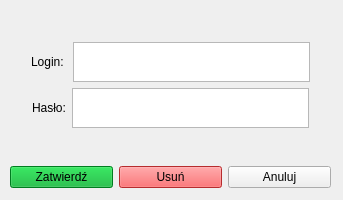
<?xml version="1.0" encoding="UTF-8"?>
<ui version="4.0">
 <class>userEditForm</class>
 <widget class="QWidget" name="userEditForm">
  <property name="geometry">
   <rect>
    <x>0</x>
    <y>0</y>
    <width>343</width>
    <height>200</height>
   </rect>
  </property>
  <property name="windowTitle">
   <string>Form</string>
  </property>
  <property name="styleSheet">
   <string notr="true">#verticalLayout, .verticalLayout, QVBoxLayout{
border:2px solid black;
border-radius:5px;
padding:10px;
}

QToolTip {
    border: 1px solid #76797C;
    background-color: #5A7566;
    color: white;
    padding: 0px;                /*remove padding, for fix combobox tooltip.*/
    opacity: 200;
}

QWidget {
    color: #eff0f1;
    background-color: #31363b;
    selection-background-color: #3daee9;
    selection-color: #eff0f1;
    background-clip: border;
    border-image: none;
    border: 0px transparent black;
    outline: 0;
}

QWidget:item:hover {
    background-color: #18465d;
    color: #eff0f1;
}

QWidget:item:selected {
    background-color: #18465d;
}

QCheckBox {
    spacing: 5px;
    outline: none;
    color: #eff0f1;
    margin-bottom: 2px;
}

QCheckBox:disabled {
    color: #76797C;
}

QCheckBox::indicator,
QGroupBox::indicator {
    width: 18px;
    height: 18px;
}

QGroupBox::indicator {
    margin-left: 2px;
}

QCheckBox::indicator:unchecked,
QGroupBox::indicator:unchecked {
    image: url(:/qss_icons/rc/checkbox_unchecked.png);
}

QCheckBox::indicator:unchecked:hover,
QCheckBox::indicator:unchecked:focus,
QCheckBox::indicator:unchecked:pressed,
QGroupBox::indicator:unchecked:hover,
QGroupBox::indicator:unchecked:focus,
QGroupBox::indicator:unchecked:pressed {
    border: none;
    image: url(:/qss_icons/rc/checkbox_unchecked_focus.png);
}

QCheckBox::indicator:checked,
QGroupBox::indicator:checked {
    image: url(:/qss_icons/rc/checkbox_checked.png);
}

QCheckBox::indicator:checked:hover,
QCheckBox::indicator:checked:focus,
QCheckBox::indicator:checked:pressed,
QGroupBox::indicator:checked:hover,
QGroupBox::indicator:checked:focus,
QGroupBox::indicator:checked:pressed {
    border: none;
    image: url(:/qss_icons/rc/checkbox_checked_focus.png);
}

QCheckBox::indicator:indeterminate {
    image: url(:/qss_icons/rc/checkbox_indeterminate.png);
}

QCheckBox::indicator:indeterminate:focus,
QCheckBox::indicator:indeterminate:hover,
QCheckBox::indicator:indeterminate:pressed {
    image: url(:/qss_icons/rc/checkbox_indeterminate_focus.png);
}

QCheckBox::indicator:checked:disabled,
QGroupBox::indicator:checked:disabled {
    image: url(:/qss_icons/rc/checkbox_checked_disabled.png);
}

QCheckBox::indicator:unchecked:disabled,
QGroupBox::indicator:unchecked:disabled {
    image: url(:/qss_icons/rc/checkbox_unchecked_disabled.png);
}

QRadioButton {
    spacing: 5px;
    outline: none;
    color: #eff0f1;
    margin-bottom: 2px;
}

QRadioButton:disabled {
    color: #76797C;
}

QRadioButton::indicator {
    width: 21px;
    height: 21px;
}

QRadioButton::indicator:unchecked {
    image: url(:/qss_icons/rc/radio_unchecked.png);
}

QRadioButton::indicator:unchecked:hover,
QRadioButton::indicator:unchecked:focus,
QRadioButton::indicator:unchecked:pressed {
    border: none;
    outline: none;
    image: url(:/qss_icons/rc/radio_unchecked_focus.png);
}

QRadioButton::indicator:checked {
    border: none;
    outline: none;
    image: url(:/qss_icons/rc/radio_checked.png);
}

QRadioButton::indicator:checked:hover,
QRadioButton::indicator:checked:focus,
QRadioButton::indicator:checked:pressed {
    border: none;
    outline: none;
    image: url(:/qss_icons/rc/radio_checked_focus.png);
}

QRadioButton::indicator:checked:disabled {
    outline: none;
    image: url(:/qss_icons/rc/radio_checked_disabled.png);
}

QRadioButton::indicator:unchecked:disabled {
    image: url(:/qss_icons/rc/radio_unchecked_disabled.png);
}

QMenuBar {
    background-color: #31363b;
    color: #eff0f1;
}

QMenuBar::item {
    background: transparent;
}

QMenuBar::item:selected {
    background: transparent;
    border: 1px solid #76797C;
}

QMenuBar::item:pressed {
    border: 1px solid #76797C;
    background-color: #3daee9;
    color: #eff0f1;
    margin-bottom: -1px;
    padding-bottom: 1px;
}

QMenu {
    border: 1px solid #76797C;
    color: #eff0f1;
    margin: 2px;
}

QMenu::icon {
    margin: 5px;
}

QMenu::item {
    padding: 5px 30px 5px 30px;
    border: 1px solid transparent;
    /* reserve space for selection border */
}

QMenu::item:selected {
    color: #eff0f1;
}

QMenu::separator {
    height: 2px;
    background: lightblue;
    margin-left: 10px;
    margin-right: 5px;
}

QMenu::indicator {
    width: 18px;
    height: 18px;
}


/* non-exclusive indicator = check box style indicator
   (see QActionGroup::setExclusive) */

QMenu::indicator:non-exclusive:unchecked {
    image: url(:/qss_icons/rc/checkbox_unchecked.png);
}

QMenu::indicator:non-exclusive:unchecked:selected {
    image: url(:/qss_icons/rc/checkbox_unchecked_disabled.png);
}

QMenu::indicator:non-exclusive:checked {
    image: url(:/qss_icons/rc/checkbox_checked.png);
}

QMenu::indicator:non-exclusive:checked:selected {
    image: url(:/qss_icons/rc/checkbox_checked_disabled.png);
}


/* exclusive indicator = radio button style indicator (see QActionGroup::setExclusive) */

QMenu::indicator:exclusive:unchecked {
    image: url(:/qss_icons/rc/radio_unchecked.png);
}

QMenu::indicator:exclusive:unchecked:selected {
    image: url(:/qss_icons/rc/radio_unchecked_disabled.png);
}

QMenu::indicator:exclusive:checked {
    image: url(:/qss_icons/rc/radio_checked.png);
}

QMenu::indicator:exclusive:checked:selected {
    image: url(:/qss_icons/rc/radio_checked_disabled.png);
}

QMenu::right-arrow {
    margin: 5px;
    image: url(:/qss_icons/rc/right_arrow.png)
}

QWidget:disabled {
    color: #454545;
    background-color: #31363b;
}

QAbstractItemView {
    alternate-background-color: #31363b;
    color: #eff0f1;
    border: 1px solid #3A3939;
    border-radius: 2px;
}

QWidget:focus,
QMenuBar:focus {
    border: 1px solid #3daee9;
}

QTabWidget:focus,
QCheckBox:focus,
QRadioButton:focus,
QSlider:focus {
    border: none;
}

QLineEdit {
    background-color: #232629;
    padding: 5px;
    border-style: solid;
    border: 1px solid #76797C;
    border-radius: 2px;
    color: #eff0f1;
}

QAbstractItemView QLineEdit {
    padding: 0;
}

QGroupBox {
    border: 1px solid #76797C;
    border-radius: 2px;
    margin-top: 20px;
}

QGroupBox::title {
    subcontrol-origin: margin;
    subcontrol-position: top center;
    padding-left: 10px;
    padding-right: 10px;
    padding-top: 10px;
}

QAbstractScrollArea {
    border-radius: 2px;
    border: 1px solid #76797C;
    background-color: transparent;
}

QScrollBar:horizontal {
    height: 15px;
    margin: 3px 15px 3px 15px;
    border: 1px transparent #2A2929;
    border-radius: 4px;
    background-color: #2A2929;
}

QScrollBar::handle:horizontal {
    background-color: #605F5F;
    min-width: 5px;
    border-radius: 4px;
}

QScrollBar::add-line:horizontal {
    margin: 0px 3px 0px 3px;
    border-image: url(:/qss_icons/rc/right_arrow_disabled.png);
    width: 10px;
    height: 10px;
    subcontrol-position: right;
    subcontrol-origin: margin;
}

QScrollBar::sub-line:horizontal {
    margin: 0px 3px 0px 3px;
    border-image: url(:/qss_icons/rc/left_arrow_disabled.png);
    height: 10px;
    width: 10px;
    subcontrol-position: left;
    subcontrol-origin: margin;
}

QScrollBar::add-line:horizontal:hover,
QScrollBar::add-line:horizontal:on {
    border-image: url(:/qss_icons/rc/right_arrow.png);
    height: 10px;
    width: 10px;
    subcontrol-position: right;
    subcontrol-origin: margin;
}

QScrollBar::sub-line:horizontal:hover,
QScrollBar::sub-line:horizontal:on {
    border-image: url(:/qss_icons/rc/left_arrow.png);
    height: 10px;
    width: 10px;
    subcontrol-position: left;
    subcontrol-origin: margin;
}

QScrollBar::up-arrow:horizontal,
QScrollBar::down-arrow:horizontal {
    background: none;
}

QScrollBar::add-page:horizontal,
QScrollBar::sub-page:horizontal {
    background: none;
}

QScrollBar:vertical {
    background-color: #2A2929;
    width: 15px;
    margin: 15px 3px 15px 3px;
    border: 1px transparent #2A2929;
    border-radius: 4px;
}

QScrollBar::handle:vertical {
    background-color: #605F5F;
    min-height: 5px;
    border-radius: 4px;
}

QScrollBar::sub-line:vertical {
    margin: 3px 0px 3px 0px;
    border-image: url(:/qss_icons/rc/up_arrow_disabled.png);
    height: 10px;
    width: 10px;
    subcontrol-position: top;
    subcontrol-origin: margin;
}

QScrollBar::add-line:vertical {
    margin: 3px 0px 3px 0px;
    border-image: url(:/qss_icons/rc/down_arrow_disabled.png);
    height: 10px;
    width: 10px;
    subcontrol-position: bottom;
    subcontrol-origin: margin;
}

QScrollBar::sub-line:vertical:hover,
QScrollBar::sub-line:vertical:on {
    border-image: url(:/qss_icons/rc/up_arrow.png);
    height: 10px;
    width: 10px;
    subcontrol-position: top;
    subcontrol-origin: margin;
}

QScrollBar::add-line:vertical:hover,
QScrollBar::add-line:vertical:on {
    border-image: url(:/qss_icons/rc/down_arrow.png);
    height: 10px;
    width: 10px;
    subcontrol-position: bottom;
    subcontrol-origin: margin;
}

QScrollBar::up-arrow:vertical,
QScrollBar::down-arrow:vertical {
    background: none;
}

QScrollBar::add-page:vertical,
QScrollBar::sub-page:vertical {
    background: none;
}

QTextEdit {
    background-color: #232629;
    color: #eff0f1;
    border: 1px solid #76797C;
}

QPlainTextEdit {
    background-color: #232629;
    ;
    color: #eff0f1;
    border-radius: 2px;
    border: 1px solid #76797C;
}

QHeaderView::section {
    background-color: #76797C;
    color: #eff0f1;
    padding: 5px;
    border: 1px solid #76797C;
}

QSizeGrip {
    image: url(:/qss_icons/rc/sizegrip.png);
    width: 12px;
    height: 12px;
}

QMainWindow::separator {
    background-color: #31363b;
    color: white;
    padding-left: 4px;
    spacing: 2px;
    border: 1px dashed #76797C;
}

QMainWindow::separator:hover {
    background-color: #787876;
    color: white;
    padding-left: 4px;
    border: 1px solid #76797C;
    spacing: 2px;
}

QMenu::separator {
    height: 1px;
    background-color: #76797C;
    color: white;
    padding-left: 4px;
    margin-left: 10px;
    margin-right: 5px;
}

QFrame {
    border-radius: 2px;
    border: 1px solid #76797C;
}

QFrame[frameShape=&quot;0&quot;] {
    border-radius: 2px;
    border: 1px transparent #76797C;
}

QStackedWidget {
    border: 1px transparent black;
}

QToolBar {
    border: 1px transparent #393838;
    background: 1px solid #31363b;
    font-weight: bold;
}

QToolBar::handle:horizontal {
    image: url(:/qss_icons/rc/Hmovetoolbar.png);
}

QToolBar::handle:vertical {
    image: url(:/qss_icons/rc/Vmovetoolbar.png);
}

QToolBar::separator:horizontal {
    image: url(:/qss_icons/rc/Hsepartoolbar.png);
}

QToolBar::separator:vertical {
    image: url(:/qss_icons/rc/Vsepartoolbar.png);
}

QToolButton#qt_toolbar_ext_button {
    background: #58595a
}

QPushButton {
    color: #eff0f1;
    background-color: #31363b;
    border-width: 1px;
    border-color: #76797C;
    border-style: solid;
    padding: 5px;
    border-radius: 2px;
    outline: none;
}

QPushButton:disabled {
    background-color: #31363b;
    border-width: 1px;
    border-color: #454545;
    border-style: solid;
    padding-top: 5px;
    padding-bottom: 5px;
    padding-left: 10px;
    padding-right: 10px;
    border-radius: 2px;
    color: #454545;
}

QPushButton:focus {
    background-color: #3daee9;
    color: white;
}

QPushButton:pressed {
    background-color: #3daee9;
    padding-top: -15px;
    padding-bottom: -17px;
}

QComboBox {
    selection-background-color: #3daee9;
    border-style: solid;
    border: 1px solid #76797C;
    border-radius: 2px;
    padding: 5px;
    min-width: 75px;
}

QPushButton:checked {
    background-color: #76797C;
    border-color: #6A6969;
}

QComboBox:hover,
QPushButton:hover,
QAbstractSpinBox:hover,
QLineEdit:hover,
QTextEdit:hover,
QPlainTextEdit:hover,
QAbstractView:hover,
QTreeView:hover {
    border: 1px solid #3daee9;
    color: #eff0f1;
}

QComboBox:on {
    padding-top: 3px;
    padding-left: 4px;
    selection-background-color: #4a4a4a;
}

QComboBox QAbstractItemView {
    background-color: #232629;
    border-radius: 2px;
    border: 1px solid #76797C;
    selection-background-color: #18465d;
}

QComboBox::drop-down {
    subcontrol-origin: padding;
    subcontrol-position: top right;
    width: 15px;
    border-left-width: 0px;
    border-left-color: darkgray;
    border-left-style: solid;
    border-top-right-radius: 3px;
    border-bottom-right-radius: 3px;
}

QComboBox::down-arrow {
    image: url(:/qss_icons/rc/down_arrow_disabled.png);
}

QComboBox::down-arrow:on,
QComboBox::down-arrow:hover,
QComboBox::down-arrow:focus {
    image: url(:/qss_icons/rc/down_arrow.png);
}

QAbstractSpinBox {
    padding: 5px;
    border: 1px solid #76797C;
    background-color: #232629;
    color: #eff0f1;
    border-radius: 2px;
    min-width: 75px;
}

QAbstractSpinBox:up-button {
    background-color: transparent;
    subcontrol-origin: border;
    subcontrol-position: center right;
}

QAbstractSpinBox:down-button {
    background-color: transparent;
    subcontrol-origin: border;
    subcontrol-position: center left;
}

QAbstractSpinBox::up-arrow,
QAbstractSpinBox::up-arrow:disabled,
QAbstractSpinBox::up-arrow:off {
    image: url(:/qss_icons/rc/up_arrow_disabled.png);
    width: 10px;
    height: 10px;
}

QAbstractSpinBox::up-arrow:hover {
    image: url(:/qss_icons/rc/up_arrow.png);
}

QAbstractSpinBox::down-arrow,
QAbstractSpinBox::down-arrow:disabled,
QAbstractSpinBox::down-arrow:off {
    image: url(:/qss_icons/rc/down_arrow_disabled.png);
    width: 10px;
    height: 10px;
}

QAbstractSpinBox::down-arrow:hover {
    image: url(:/qss_icons/rc/down_arrow.png);
}

QLabel {
    border: 0px solid black;
}

QTabWidget {
    border: 0px transparent black;
}

QTabWidget::pane {
    border: 1px solid #76797C;
    padding: 5px;
    margin: 0px;
}

QTabWidget::tab-bar {
    /* left: 5px; move to the right by 5px */
}

QTabBar {
    qproperty-drawBase: 0;
    border-radius: 3px;
}

QTabBar:focus {
    border: 0px transparent black;
}

QTabBar::close-button {
    image: url(:/qss_icons/rc/close.png);
    background: transparent;
}

QTabBar::close-button:hover {
    image: url(:/qss_icons/rc/close-hover.png);
    background: transparent;
}

QTabBar::close-button:pressed {
    image: url(:/qss_icons/rc/close-pressed.png);
    background: transparent;
}


/* TOP TABS */

QTabBar::tab:top {
    color: #eff0f1;
    border: 1px solid #76797C;
    border-bottom: 1px transparent black;
    background-color: #31363b;
    padding: 5px;
    min-width: 50px;
    border-top-left-radius: 2px;
    border-top-right-radius: 2px;
}

QTabBar::tab:top:selected {
    color: #eff0f1;
    background-color: #54575B;
    border: 1px solid #76797C;
    border-bottom: 2px solid #3daee9;
    border-top-left-radius: 2px;
    border-top-right-radius: 2px;
}

QTabBar::tab:top:!selected:hover {
    background-color: #3daee9;
}


/* BOTTOM TABS */

QTabBar::tab:bottom {
    color: #eff0f1;
    border: 1px solid #76797C;
    border-top: 1px transparent black;
    background-color: #31363b;
    padding: 5px;
    border-bottom-left-radius: 2px;
    border-bottom-right-radius: 2px;
    min-width: 50px;
}

QTabBar::tab:bottom:selected {
    color: #eff0f1;
    background-color: #54575B;
    border: 1px solid #76797C;
    border-top: 2px solid #3daee9;
    border-bottom-left-radius: 2px;
    border-bottom-right-radius: 2px;
}

QTabBar::tab:bottom:!selected:hover {
    background-color: #3daee9;
}


/* LEFT TABS */

QTabBar::tab:left {
    color: #eff0f1;
    border: 1px solid #76797C;
    border-left: 1px transparent black;
    background-color: #31363b;
    padding: 5px;
    border-top-right-radius: 2px;
    border-bottom-right-radius: 2px;
    min-height: 50px;
}

QTabBar::tab:left:selected {
    color: #eff0f1;
    background-color: #54575B;
    border: 1px solid #76797C;
    border-left: 2px solid #3daee9;
    border-top-right-radius: 2px;
    border-bottom-right-radius: 2px;
}

QTabBar::tab:left:!selected:hover {
    background-color: #3daee9;
}


/* RIGHT TABS */

QTabBar::tab:right {
    color: #eff0f1;
    border: 1px solid #76797C;
    border-right: 1px transparent black;
    background-color: #31363b;
    padding: 5px;
    border-top-left-radius: 2px;
    border-bottom-left-radius: 2px;
    min-height: 50px;
}

QTabBar::tab:right:selected {
    color: #eff0f1;
    background-color: #54575B;
    border: 1px solid #76797C;
    border-right: 2px solid #3daee9;
    border-top-left-radius: 2px;
    border-bottom-left-radius: 2px;
}

QTabBar::tab:right:!selected:hover {
    background-color: #3daee9;
}

QTabBar QToolButton::right-arrow:enabled {
    image: url(:/qss_icons/rc/right_arrow.png);
}

QTabBar QToolButton::left-arrow:enabled {
    image: url(:/qss_icons/rc/left_arrow.png);
}

QTabBar QToolButton::right-arrow:disabled {
    image: url(:/qss_icons/rc/right_arrow_disabled.png);
}

QTabBar QToolButton::left-arrow:disabled {
    image: url(:/qss_icons/rc/left_arrow_disabled.png);
}

QDockWidget {
    background: #31363b;
    border: 1px solid #403F3F;
    titlebar-close-icon: url(:/qss_icons/rc/close.png);
    titlebar-normal-icon: url(:/qss_icons/rc/undock.png);
}

QDockWidget::close-button,
QDockWidget::float-button {
    border: 1px solid transparent;
    border-radius: 2px;
    background: transparent;
}

QDockWidget::close-button:hover,
QDockWidget::float-button:hover {
    background: rgba(255, 255, 255, 10);
}

QDockWidget::close-button:pressed,
QDockWidget::float-button:pressed {
    padding: 1px -1px -1px 1px;
    background: rgba(255, 255, 255, 10);
}

QTreeView,
QListView {
    border: 1px solid #76797C;
    background-color: #232629;
}

QTreeView:branch:selected,
QTreeView:branch:hover {
    background: url(:/qss_icons/rc/transparent.png);
}

QTreeView::branch:has-siblings:!adjoins-item {
    border-image: url(:/qss_icons/rc/transparent.png);
}

QTreeView::branch:has-siblings:adjoins-item {
    border-image: url(:/qss_icons/rc/transparent.png);
}

QTreeView::branch:!has-children:!has-siblings:adjoins-item {
    border-image: url(:/qss_icons/rc/transparent.png);
}

QTreeView::branch:has-children:!has-siblings:closed,
QTreeView::branch:closed:has-children:has-siblings {
    image: url(:/qss_icons/rc/branch_closed.png);
}

QTreeView::branch:open:has-children:!has-siblings,
QTreeView::branch:open:has-children:has-siblings {
    image: url(:/qss_icons/rc/branch_open.png);
}

QTreeView::branch:has-children:!has-siblings:closed:hover,
QTreeView::branch:closed:has-children:has-siblings:hover {
    image: url(:/qss_icons/rc/branch_closed-on.png);
}

QTreeView::branch:open:has-children:!has-siblings:hover,
QTreeView::branch:open:has-children:has-siblings:hover {
    image: url(:/qss_icons/rc/branch_open-on.png);
}

QListView::item:!selected:hover,
QTreeView::item:!selected:hover {
    background: #18465d;
    outline: 0;
    color: #eff0f1
}

QListView::item:selected:hover,
QTreeView::item:selected:hover {
    background: #287399;
    color: #eff0f1;
}

QTreeView::indicator:checked,
QListView::indicator:checked {
    image: url(:/qss_icons/rc/checkbox_checked.png);
}

QTreeView::indicator:unchecked,
QListView::indicator:unchecked {
    image: url(:/qss_icons/rc/checkbox_unchecked.png);
}

QTreeView::indicator:indeterminate,
QListView::indicator:indeterminate {
    image: url(:/qss_icons/rc/checkbox_indeterminate.png);
}

QTreeView::indicator:checked:hover,
QTreeView::indicator:checked:focus,
QTreeView::indicator:checked:pressed,
QListView::indicator:checked:hover,
QListView::indicator:checked:focus,
QListView::indicator:checked:pressed {
    image: url(:/qss_icons/rc/checkbox_checked_focus.png);
}

QTreeView::indicator:unchecked:hover,
QTreeView::indicator:unchecked:focus,
QTreeView::indicator:unchecked:pressed,
QListView::indicator:unchecked:hover,
QListView::indicator:unchecked:focus,
QListView::indicator:unchecked:pressed {
    image: url(:/qss_icons/rc/checkbox_unchecked_focus.png);
}

QTreeView::indicator:indeterminate:hover,
QTreeView::indicator:indeterminate:focus,
QTreeView::indicator:indeterminate:pressed,
QListView::indicator:indeterminate:hover,
QListView::indicator:indeterminate:focus,
QListView::indicator:indeterminate:pressed {
    image: url(:/qss_icons/rc/checkbox_indeterminate_focus.png);
}

QSlider::groove:horizontal {
    border: 1px solid #565a5e;
    height: 4px;
    background: #565a5e;
    margin: 0px;
    border-radius: 2px;
}

QSlider::handle:horizontal {
    background: #232629;
    border: 1px solid #565a5e;
    width: 16px;
    height: 16px;
    margin: -8px 0;
    border-radius: 9px;
}

QSlider::sub-page:horizontal {
    border: 1px solid #565a5e;
    height: 4px;
    background: #3daee9;
    margin: 0px;
    border-radius: 2px;
}

QSlider::groove:vertical {
    border: 1px solid #565a5e;
    width: 4px;
    background: #565a5e;
    margin: 0px;
    border-radius: 3px;
}

QSlider::handle:vertical {
    background: #232629;
    border: 1px solid #565a5e;
    width: 16px;
    height: 16px;
    margin: 0 -8px;
    border-radius: 9px;
}

QSlider::sub-page:vertical {
    border: 1px solid #565a5e;
    width: 4px;
    background: #3daee9;
    margin: 0px;
    border-radius: 3px;
}

QToolButton {
    background-color: transparent;
    border: 1px transparent #76797C;
    border-radius: 2px;
    margin: 3px;
    padding: 5px;
}

QToolButton[popupMode=&quot;1&quot;] {
    /* only for MenuButtonPopup */
    padding-right: 20px;
    /* make way for the popup button */
    border: 1px #76797C;
    border-radius: 5px;
}

QToolButton[popupMode=&quot;2&quot;] {
    /* only for InstantPopup */
    padding-right: 10px;
    /* make way for the popup button */
    border: 1px #76797C;
}

QToolButton:hover,
QToolButton::menu-button:hover {
    background-color: transparent;
    border: 1px solid #3daee9;
    padding: 5px;
}

QToolButton:checked,
QToolButton:pressed,
QToolButton::menu-button:pressed {
    background-color: #3daee9;
    border: 1px solid #3daee9;
    padding: 5px;
}


/* the subcontrol below is used only in the InstantPopup or DelayedPopup mode */

QToolButton::menu-indicator {
    image: url(:/qss_icons/rc/down_arrow.png);
    top: -7px;
    left: -2px;
    /* shift it a bit */
}


/* the subcontrols below are used only in the MenuButtonPopup mode */

QToolButton::menu-button {
    border: 1px transparent #76797C;
    border-top-right-radius: 6px;
    border-bottom-right-radius: 6px;
    /* 16px width + 4px for border = 20px allocated above */
    width: 16px;
    outline: none;
}

QToolButton::menu-arrow {
    image: url(:/qss_icons/rc/down_arrow.png);
}

QToolButton::menu-arrow:open {
    border: 1px solid #76797C;
}

QPushButton::menu-indicator {
    subcontrol-origin: padding;
    subcontrol-position: bottom right;
    bottom: 5px;
}

QTableView {
    border: 1px solid #76797C;
    gridline-color: #31363b;
    background-color: #232629;
}

QTableView,
QHeaderView {
    border-radius: 0px;
}

QTableView::item:pressed,
QListView::item:pressed,
QTreeView::item:pressed {
    background: #18465d;
    color: #eff0f1;
}

QTableView::item:selected:active,
QTreeView::item:selected:active,
QListView::item:selected:active {
    background: #287399;
    color: #eff0f1;
}

QHeaderView {
    background-color: #31363b;
    border: 1px transparent;
    border-radius: 0px;
    margin: 0px;
    padding: 0px;
}

QHeaderView::section {
    background-color: #31363b;
    color: #eff0f1;
    padding: 5px;
    border: 1px solid #76797C;
    border-radius: 0px;
    text-align: center;
}

QHeaderView::section::vertical::first,
QHeaderView::section::vertical::only-one {
    border-top: 1px solid #76797C;
}

QHeaderView::section::vertical {
    border-top: transparent;
}

QHeaderView::section::horizontal::first,
QHeaderView::section::horizontal::only-one {
    border-left: 1px solid #76797C;
}

QHeaderView::section::horizontal {
    border-left: transparent;
}

QHeaderView::section:checked {
    color: white;
    background-color: #334e5e;
}


/* style the sort indicator */

QHeaderView::down-arrow {
    image: url(:/qss_icons/rc/down_arrow.png);
}

QHeaderView::up-arrow {
    image: url(:/qss_icons/rc/up_arrow.png);
}

QTableCornerButton::section {
    background-color: #31363b;
    border: 1px transparent #76797C;
    border-radius: 0px;
}

QToolBox {
    padding: 5px;
    border: 1px transparent black;
}

QToolBox::tab {
    color: #eff0f1;
    background-color: #31363b;
    border: 1px solid #76797C;
    border-bottom: 1px transparent #31363b;
    border-top-left-radius: 5px;
    border-top-right-radius: 5px;
}

QToolBox::tab:selected {
    /* italicize selected tabs */
    font: italic;
    background-color: #31363b;
    border-color: #3daee9;
}

QStatusBar::item {
    border: 0px transparent dark;
}

QFrame[height=&quot;3&quot;],
QFrame[width=&quot;3&quot;] {
    background-color: #76797C;
}

QSplitter::handle {
    border: 1px dashed #76797C;
}

QSplitter::handle:hover {
    background-color: #787876;
    border: 1px solid #76797C;
}

QSplitter::handle:horizontal {
    width: 1px;
}

QSplitter::handle:vertical {
    height: 1px;
}

QProgressBar {
    border: 1px solid #76797C;
    border-radius: 5px;
    text-align: center;
}

QProgressBar::chunk {
    background-color: #05B8CC;
}

QDateEdit {
    selection-background-color: #3daee9;
    border-style: solid;
    border: 1px solid #3375A3;
    border-radius: 2px;
    padding: 1px;
    min-width: 75px;
}

QDateEdit:on {
    padding-top: 3px;
    padding-left: 4px;
    selection-background-color: #4a4a4a;
}

QDateEdit QAbstractItemView {
    background-color: #232629;
    border-radius: 2px;
    border: 1px solid #3375A3;
    selection-background-color: #3daee9;
}

QDateEdit::drop-down {
    subcontrol-origin: padding;
    subcontrol-position: top right;
    width: 15px;
    border-left-width: 0px;
    border-left-color: darkgray;
    border-left-style: solid;
    border-top-right-radius: 3px;
    border-bottom-right-radius: 3px;
}

QDateEdit::down-arrow {
    image: url(:/qss_icons/rc/down_arrow_disabled.png);
}

QDateEdit::down-arrow:on,
QDateEdit::down-arrow:hover,
QDateEdit::down-arrow:focus {
    image: url(:/qss_icons/rc/down_arrow.png);
}
</string>
  </property>
  <widget class="QWidget" name="layoutWidget">
   <property name="geometry">
    <rect>
     <x>10</x>
     <y>10</y>
     <width>321</width>
     <height>210</height>
    </rect>
   </property>
   <layout class="QVBoxLayout" name="verticalLayout">
    <item>
     <spacer name="verticalSpacer_3">
      <property name="orientation">
       <enum>Qt::Vertical</enum>
      </property>
      <property name="sizeHint" stdset="0">
       <size>
        <width>20</width>
        <height>40</height>
       </size>
      </property>
     </spacer>
    </item>
    <item>
     <layout class="QHBoxLayout" name="horizontalLayout">
      <item>
       <spacer name="horizontalSpacer">
        <property name="orientation">
         <enum>Qt::Horizontal</enum>
        </property>
        <property name="sizeHint" stdset="0">
         <size>
          <width>40</width>
          <height>20</height>
         </size>
        </property>
       </spacer>
      </item>
      <item>
       <widget class="QLabel" name="labelUserLogin">
        <property name="text">
         <string>Login: </string>
        </property>
       </widget>
      </item>
      <item>
       <widget class="QPlainTextEdit" name="textLogin">
        <property name="maximumSize">
         <size>
          <width>16777215</width>
          <height>40</height>
         </size>
        </property>
        <property name="baseSize">
         <size>
          <width>0</width>
          <height>10</height>
         </size>
        </property>
       </widget>
      </item>
      <item>
       <spacer name="horizontalSpacer_3">
        <property name="orientation">
         <enum>Qt::Horizontal</enum>
        </property>
        <property name="sizeHint" stdset="0">
         <size>
          <width>40</width>
          <height>20</height>
         </size>
        </property>
       </spacer>
      </item>
     </layout>
    </item>
    <item>
     <layout class="QHBoxLayout" name="horizontalLayout_2">
      <item>
       <spacer name="horizontalSpacer_2">
        <property name="orientation">
         <enum>Qt::Horizontal</enum>
        </property>
        <property name="sizeHint" stdset="0">
         <size>
          <width>40</width>
          <height>20</height>
         </size>
        </property>
       </spacer>
      </item>
      <item>
       <widget class="QLabel" name="labelUserPassword">
        <property name="text">
         <string>Hasło:</string>
        </property>
       </widget>
      </item>
      <item>
       <widget class="QPlainTextEdit" name="textPassword">
        <property name="maximumSize">
         <size>
          <width>16777215</width>
          <height>40</height>
         </size>
        </property>
       </widget>
      </item>
      <item>
       <spacer name="horizontalSpacer_4">
        <property name="orientation">
         <enum>Qt::Horizontal</enum>
        </property>
        <property name="sizeHint" stdset="0">
         <size>
          <width>40</width>
          <height>20</height>
         </size>
        </property>
       </spacer>
      </item>
     </layout>
    </item>
    <item>
     <spacer name="verticalSpacer_2">
      <property name="orientation">
       <enum>Qt::Vertical</enum>
      </property>
      <property name="sizeHint" stdset="0">
       <size>
        <width>20</width>
        <height>40</height>
       </size>
      </property>
     </spacer>
    </item>
    <item>
     <layout class="QHBoxLayout" name="horizontalLayout_3">
      <item>
       <widget class="QPushButton" name="buttonAccept">
        <property name="styleSheet">
         <string notr="true">background-color: rgb(0, 173, 43);</string>
        </property>
        <property name="text">
         <string>Zatwierdź</string>
        </property>
       </widget>
      </item>
      <item>
       <widget class="QPushButton" name="buttonDelete">
        <property name="styleSheet">
         <string notr="true">background-color: rgb(255, 61, 64);</string>
        </property>
        <property name="text">
         <string>Usuń</string>
        </property>
       </widget>
      </item>
      <item>
       <widget class="QPushButton" name="buttonReject">
        <property name="text">
         <string>Anuluj</string>
        </property>
       </widget>
      </item>
     </layout>
    </item>
    <item>
     <spacer name="verticalSpacer">
      <property name="orientation">
       <enum>Qt::Vertical</enum>
      </property>
      <property name="sizeHint" stdset="0">
       <size>
        <width>20</width>
        <height>40</height>
       </size>
      </property>
     </spacer>
    </item>
   </layout>
  </widget>
 </widget>
 <resources/>
 <connections/>
</ui>
